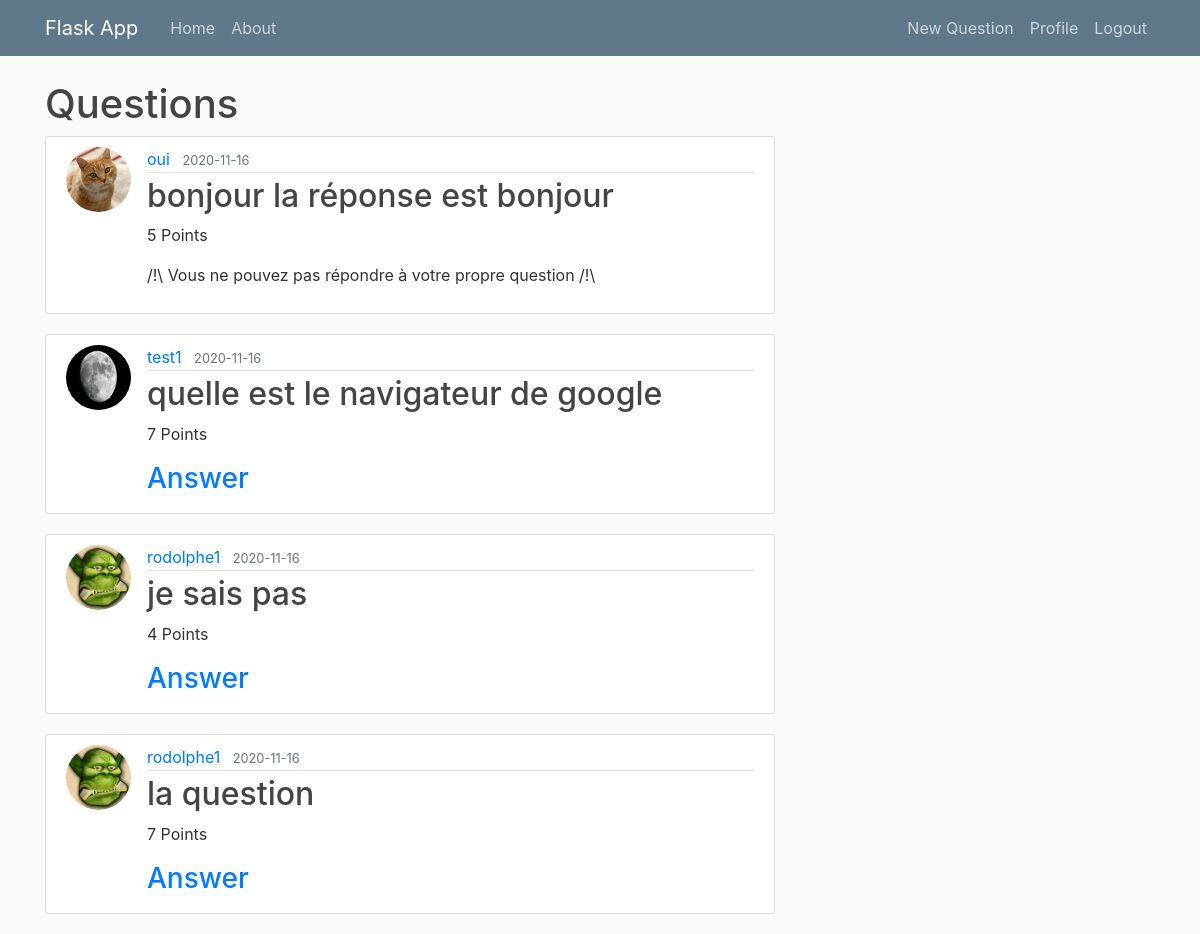
/ (signed in), run on the app's committed database.
### webapp/models.py (models this page shows, shortened)
class Questions(db.Model):									#Create a Table named 'post' (in lowercase) inheriting from db.Model
	id = db.Column(db.Integer, primary_key=True)
	content = db.Column(db.String(20), nullable=False)
	points = db.Column(db.Integer, nullable=False)
	response = db.Column(db.String(50), nullable=False)
	date_posted = db.Column(db.DateTime, nullable=False, default=datetime.utcnow)
	user_id = db.Column(db.Integer, db.ForeignKey('user.id'), nullable=False)

class User(db.Model, UserMixin):									#Create a Table named 'user' (in lowercase) inheriting from db.Model
	id = db.Column(db.Integer, primary_key=True)
	username = db.Column(db.String(20), unique=True, nullable=False)
	email = db.Column(db.String(120), unique=True, nullable=False)
	image_file = db.Column(db.String(20), nullable=False, default='default.jpg')
	password = db.Column(db.String(60), nullable=False)
	points = db.Column(db.Integer, nullable=False)
	questions = db.relationship('Questions', backref='author', lazy=True)					#Define the relationship with the post (to make a foreign key in Post table)

### webapp/routes.py (the view)
@app.route('/home')												#this two décorator create 2 routes to return the same html code
@app.route('/')													#flask class object ("app") decorator to change de function and generate HTML
def home():														#decorated function
	questions = Questions.query.all()
	return render_template('home.html', questions=questions)    #return home.html and give it a variable posts

### webapp/models.py (called while the page is built)
@login_manager.user_loader
def load_user(user_id):
	return User.query.get(user_id)

### webapp/templates/home.html
{% extends "layout.html" %}
{% block content %}
	<h1>Questions</h1>
	{% for question in questions %}
		<article class="media content-section">
			<img class="rounded-circle article-img" src="{{ url_for('static', filename='profile_pics/' + question.author.image_file) }}">
		  <div class="media-body">
		    <div class="article-metadata">
		      <a class="mr-2" href="{{ url_for('user_profile', id=question.author.id) }}">{{ question.author.username }}</a>
		      <small class="text-muted">{{ question.date_posted.strftime('%Y-%m-%d') }}</small>
		    </div>
		    <h2><a class="article-title" href="#">{{ question.content }}</a></h2>
		    <p class="article-content">{{ question.points }} Points</p>
		    {% if question.author.id != current_user.id %}
		    <h3><a href="{{ url_for('answer_question', id=question.id) }}">Answer</a></h3>
		    {% else %}
		    <p>/!\ Vous ne pouvez pas répondre à votre propre question /!\</p>
		    {% endif %}
		  </div>
		</article>
	{% endfor %}
{% endblock %}

### webapp/static/main.css (style rules this page uses)
body { background: #fafafa; color: #333333; margin-top: 5rem; }
h1, h2, h3, h4, h5, h6 { color: #444444; }
.content-section { background: #ffffff; padding: 10px 20px; border: 1px solid #dddddd; border-radius: 3px; margin-bottom: 20px; }
.article-title { color: #444444; }
.article-content { white-space: pre-line; }
.article-img { height: 65px; width: 65px; margin-right: 16px; }
.article-metadata { padding-bottom: 1px; margin-bottom: 4px; border-bottom: 1px solid #e3e3e3 }

### data on the page
Questions: image_file (picture), author.username "oui", date_posted "2020-11-16", content "bonjour la réponse est bonjour", points "5", shows "/!\\ Vous ne pouvez pas répondre à votre propre question /!\\"
Questions: image_file (picture), author.username "test1", date_posted "2020-11-16", content "quelle est le navigateur de google", points "7"
Questions: image_file (placeholder picture), author.username "rodolphe1", date_posted "2020-11-16", content "je sais pas", points "4"
Questions: image_file (placeholder picture), author.username "rodolphe1", date_posted "2020-11-16", content "la question", points "7"
